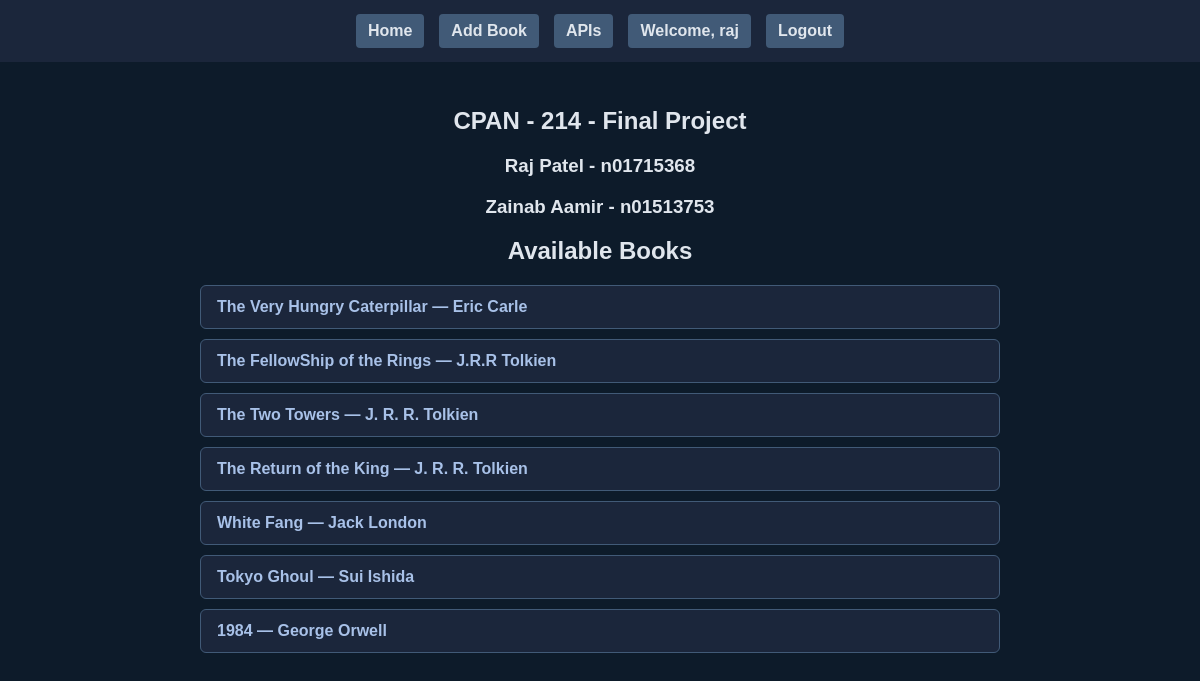
Screenshot of / (signed in) with the database file from the repository.
### books/models.py (models this page shows, shortened)
class Book(models.Model):
    title = models.CharField(max_length=255)
    author = models.CharField(max_length=255)
    year = models.IntegerField()
    rating = models.DecimalField(max_digits=3, decimal_places=1)
    description = models.TextField()
    posted_by = models.ForeignKey(User, on_delete=models.CASCADE, null=True, blank=True)
    objects = BookManager()

### books/views.py (the view)
# urls.py: path('', views.homepage, name='homepage'),
def homepage(request):
    books = Book.objects.get_all_books()
    return render(request, 'books/home.html', {'books': books})

### books/models.py (called while the page is built)
    def get_all_books(self):
        return self.all()

### books/templates/books/home.html (shortened to what this page needs)
{% extends 'books/layout.html' %}
{% block content %}
<h2>CPAN - 214 - Final Project</h2>
<h3>Raj Patel - n01715368</h3>
<h3>Zainab Aamir - n01513753</h3>
<h2>Available Books</h2>
<ul>
    {% for book in books %}
        <li>
            <a href="/book/{{ book.id }}" class="book-link">{{ book.title }} — {{ book.author }}</a>
        </li>
    {% empty %}
        <li>No books available yet.</li>
    {% endfor %}
</ul>
{% endblock %}

### books/templates/books/layout.html (shortened to what this page needs)
<!DOCTYPE html>
<html>
<head>
    {% load static %}
    <link rel="stylesheet" href="{% static 'books/styles.css' %}">
</head>
<body>
    <nav>
        <a href="/">Home</a>
        <a href="/add">Add Book</a>
        <a href="/api/books/">APIs</a>
        {% if user.is_authenticated %}
            <a href="/">Welcome, {{ user.username }}</a>
            <a href="{% url 'logout' %}">Logout</a>
        {% else %}
            <a href="{% url 'register' %}">Register</a>
            <a href="{% url 'login' %}">Login</a>
        {% endif %}
    </nav>
    <div class="content-wrapper">
        {% block content %}
        {% endblock %}
    </div>
</body>
</html>

### books/static/books/styles.css (style rules this page uses)
body { font-family: Arial, sans-serif; background-color: #0d1b2a; color: #e0e6ed; margin: 0; padding: 0; display: flex; flex-direction: column; align-items: center; }
.content-wrapper { width: 100%; max-width: 800px; padding: 0 20px; }
nav { background: #1b263b; width: 100%; padding: 14px 20px; display: flex; justify-content: center; gap: 15px; margin-bottom: 25px; }
nav a { color: #e0e6ed; text-decoration: none; padding: 8px 12px; background: #415a77; border-radius: 4px; font-weight: bold; }
h1, h2, h3 { text-align: center; color: #e0e6ed; }
ul { list-style: none; padding: 0; }
li { background: #1b263b; padding: 12px 16px; border-radius: 6px; margin-bottom: 10px; border: 1px solid #415a77; }
.book-link { color: #a8c1e8; font-weight: bold; text-decoration: none; }

### rows the page displays
Book: title "The Very Hungry Caterpillar", author "Eric Carle"
Book: title "The FellowShip of the Rings", author "J.R.R Tolkien"
Book: title "The Two Towers", author "J. R. R. Tolkien"
Book: title "The Return of the King", author "J. R. R. Tolkien"
Book: title "White Fang", author "Jack London"
Book: title "Tokyo Ghoul", author "Sui Ishida"
Book: title "1984", author "George Orwell"

### other values shown
{{ user.username }} "raj"
